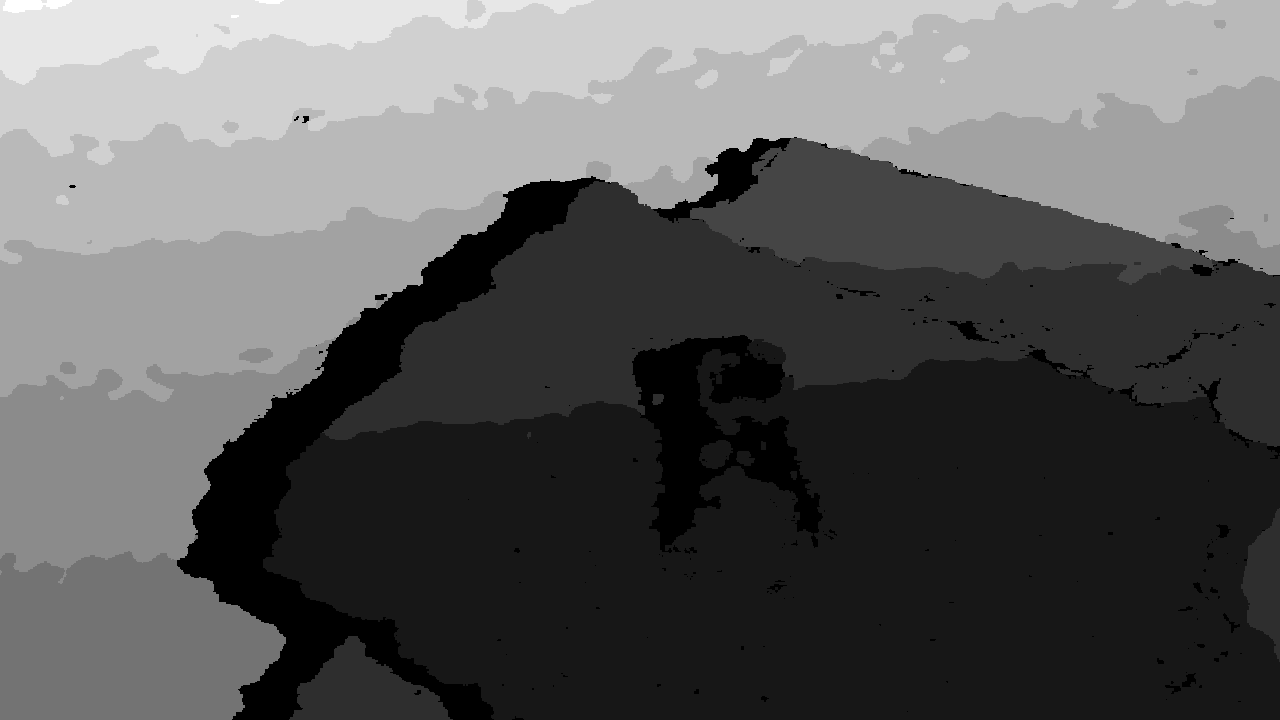
#> input picture Perception/vggt/captured_images/depth_16bit_20250522_091536.png, 1280 x 720 px, found by its file name
$ python depth_vis.py
#> lines starting #> are read from the running program, lines starting #| are printed output that depends on the picture; after the words box and inside, x2 and y2 are one past the last pixel; in counts of white or black regions, pixels touching at a corner belong together; long printed decimals are rounded
import numpy as np
import matplotlib.pyplot as plt
from mpl_toolkits.mplot3d import Axes3D
import cv2
import open3d as o3d

def depth_to_pointcloud(depth_image, K):
    """
    将深度图像转换为点云

    参数:
        depth_image: 深度图像 (H, W)
        K: 相机内参矩阵 [fx, 0, cx, 0, fy, cy, 0, 0, 1]

    返回:
        points: 点云坐标 (N, 3)
    """
    # 提取相机内参
    fx = K[0]
    fy = K[4]
    cx = K[2]
    cy = K[5]

    # 创建像素坐标网格
    height, width = depth_image.shape
    v, u = np.mgrid[0:height, 0:width]

    # 过滤无效深度值
    valid_mask = (depth_image > 0) & (depth_image < 10.0)  # 设置合理的深度范围，例如0-10米

    # 只处理有效深度值
    z = depth_image[valid_mask]
    u_valid = u[valid_mask]
    v_valid = v[valid_mask]

    # 转换为相机坐标系
    x = (u_valid - cx) * z / fx
    y = (v_valid - cy) * z / fy

    # 创建点云
    points = np.stack((x, y, z), axis=-1)

    return points

# [63 lines left out: functions detect_table_plane, calculate_plane_distance, visualize_pointcloud_with_plane, not called in this run]

def main():
    # 加载深度图像
    # 请替换为你的深度图像路径
    depth_image_path = "/home/yan/BestMan_Chemistry_Test_SONG/Perception/vggt/captured_images/depth_16bit_20250522_091536.png"
    depth_image = cv2.imread(depth_image_path, cv2.IMREAD_ANYDEPTH)
#> depth_image is the input picture: shape (720, 1280) uint16; min 0, max 2897, mean 1154.4
    # 检查深度图像是否成功加载
    if depth_image is None:
        print("无法加载深度图像，请检查路径是否正确")
        return

    print(f"深度图像尺寸: {depth_image.shape}")
#| 深度图像尺寸: (720, 1280)
    print(f"深度图像类型: {depth_image.dtype}")
#| 深度图像类型: uint16
    print(f"深度值范围: {np.min(depth_image[depth_image > 0])} - {np.max(depth_image)}")
#| 深度值范围: 330 - 2897

    # 根据深度图像格式进行适当的转换
    if depth_image.dtype == np.uint16:
        # 对于RealSense、Kinect等相机，通常是毫米单位
        depth_scale = 0.001  # 毫米转米
        depth_image = depth_image.astype(np.float32) * depth_scale
    elif depth_image.dtype == np.float32 or depth_image.dtype == np.float64:
        # 如果已经是浮点数，可能已经是米单位
        pass
    else:
        print(f"未知的深度图像格式: {depth_image.dtype}")
        return

    # 相机内参
    K = [910.75244140625, 0.0, 648.3623046875,
         0.0, 910.4097290039062, 382.8463134765625,
         0.0, 0.0, 1.0]

    # 将深度图像转换为点云
    points = depth_to_pointcloud(depth_image, K)
#> in depth_to_pointcloud, `valid_mask = (depth_image > 0) & (depth_image < 10.0)`:
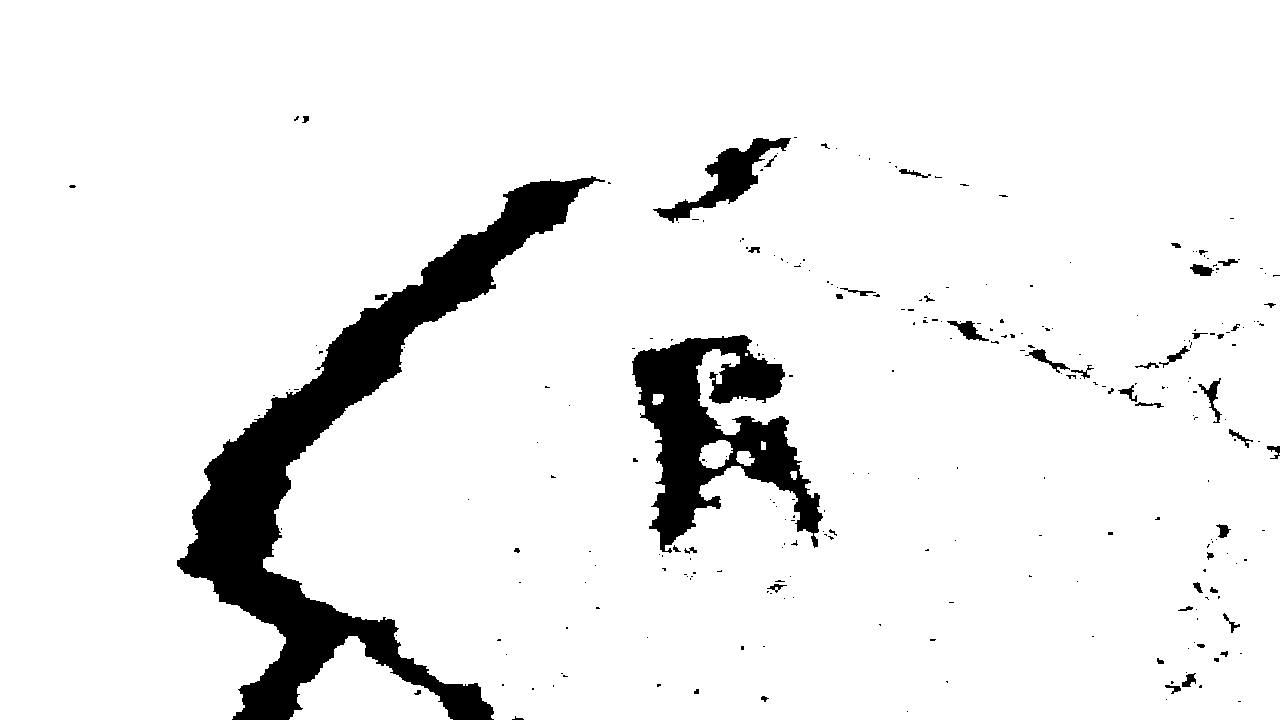
#> valid_mask: shape (720, 1280) bool; 92.4% white; 267 black regions (216 under 20 px), largest, box (x1, y1, x2, y2) and area: (177, 176, 605, 720) 44435, (632, 335, 823, 553) 18219, (653, 138, 791, 223) 3065

    print(f"有效点云数量: {points.shape[0]}")
#| 有效点云数量: 851632
    print(f"点云深度范围: {np.min(points[:, 2])} - {np.max(points[:, 2])} 米")
#| 点云深度范围: 0.33 - 2.897 米

    # 创建Open3D点云对象
    pcd = o3d.geometry.PointCloud()
    pcd.points = o3d.utility.Vector3dVector(points)

    # 可选：应用统计离群值移除
#> (the run stopped early here; a loop or call above may not have finished)

$ run again, with Perception/vggt/captured_images/depth_16bit_20250519_143455.png copied over Perception/vggt/captured_images/depth_16bit_20250522_091536.png
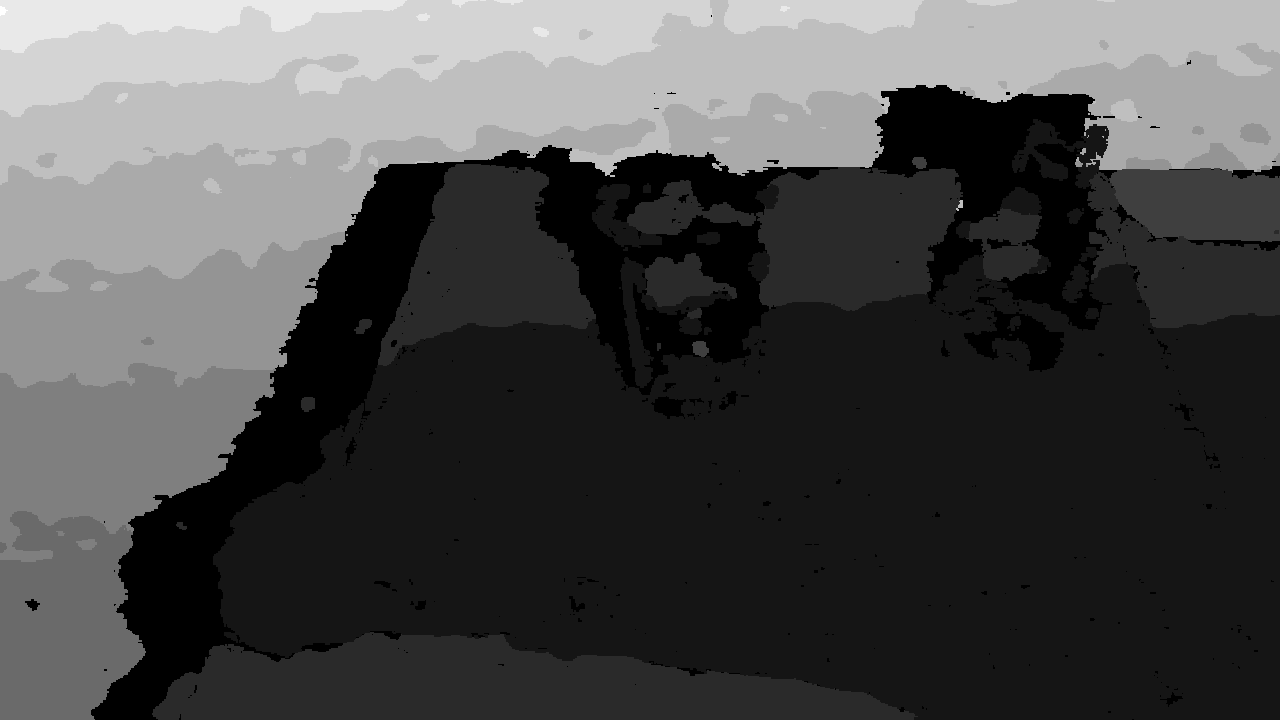
#> input picture Perception/vggt/captured_images/depth_16bit_20250519_143455.png, 1280 x 720 px, found by its file name
#> in main, depth_image is the input picture: shape (720, 1280) uint16; min 0, max 3116, mean 1024.2
#| 深度图像尺寸: (720, 1280)
#| 深度图像类型: uint16
#| 深度值范围: 362 - 3116
#> in depth_to_pointcloud, `valid_mask = (depth_image > 0) & (depth_image < 10.0)`:
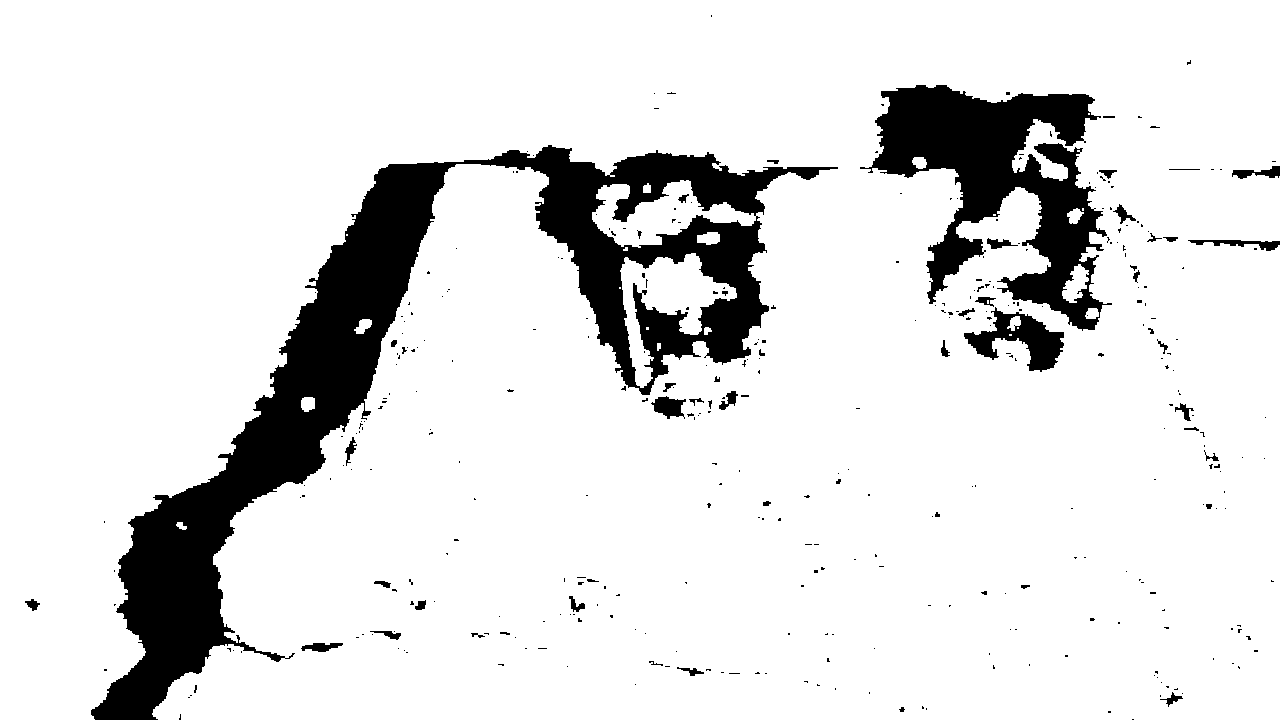
#> valid_mask: shape (720, 1280) bool; 87.9% white; 369 black regions (319 under 20 px), largest, box (x1, y1, x2, y2) and area: (91, 145, 838, 720) 76564, (860, 85, 1112, 331) 26508, (964, 307, 1064, 372) 2726
#| 有效点云数量: 810247
#| 点云深度范围: 0.362 - 3.116 米
